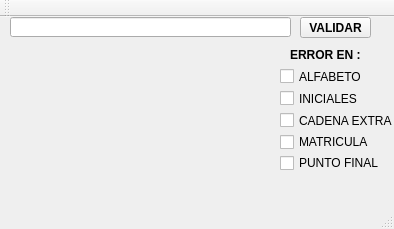
<?xml version="1.0" encoding="UTF-8"?>
<ui version="4.0">
 <class>MainWindow</class>
 <widget class="QMainWindow" name="MainWindow">
  <property name="geometry">
   <rect>
    <x>0</x>
    <y>0</y>
    <width>394</width>
    <height>229</height>
   </rect>
  </property>
  <property name="windowTitle">
   <string>AUTOMATAS_01_SALDIVAR</string>
  </property>
  <widget class="QWidget" name="centralWidget">
   <widget class="QLineEdit" name="lineEdit">
    <property name="geometry">
     <rect>
      <x>10</x>
      <y>0</y>
      <width>281</width>
      <height>20</height>
     </rect>
    </property>
    <property name="font">
     <font>
      <family>DejaVu Sans</family>
      <pointsize>9</pointsize>
      <weight>75</weight>
      <bold>true</bold>
     </font>
    </property>
    <property name="mouseTracking">
     <bool>false</bool>
    </property>
    <property name="inputMask">
     <string extracomment="ingresa la cadena"/>
    </property>
    <property name="text">
     <string/>
    </property>
    <property name="maxLength">
     <number>200</number>
    </property>
    <property name="frame">
     <bool>true</bool>
    </property>
    <property name="echoMode">
     <enum>QLineEdit::Normal</enum>
    </property>
    <property name="dragEnabled">
     <bool>false</bool>
    </property>
    <property name="cursorMoveStyle">
     <enum>Qt::VisualMoveStyle</enum>
    </property>
   </widget>
   <widget class="QPushButton" name="pushButton">
    <property name="geometry">
     <rect>
      <x>300</x>
      <y>0</y>
      <width>71</width>
      <height>21</height>
     </rect>
    </property>
    <property name="font">
     <font>
      <weight>75</weight>
      <bold>true</bold>
      <underline>false</underline>
      <strikeout>false</strikeout>
     </font>
    </property>
    <property name="cursor">
     <cursorShape>PointingHandCursor</cursorShape>
    </property>
    <property name="text">
     <string>VALIDAR</string>
    </property>
   </widget>
   <widget class="QCheckBox" name="checkBox_alfa">
    <property name="enabled">
     <bool>true</bool>
    </property>
    <property name="geometry">
     <rect>
      <x>280</x>
      <y>50</y>
      <width>118</width>
      <height>19</height>
     </rect>
    </property>
    <property name="mouseTracking">
     <bool>false</bool>
    </property>
    <property name="text">
     <string>ALFABETO</string>
    </property>
    <property name="checkable">
     <bool>true</bool>
    </property>
    <property name="checked">
     <bool>false</bool>
    </property>
   </widget>
   <widget class="QCheckBox" name="checkBox_inic">
    <property name="enabled">
     <bool>true</bool>
    </property>
    <property name="geometry">
     <rect>
      <x>280</x>
      <y>72</y>
      <width>118</width>
      <height>19</height>
     </rect>
    </property>
    <property name="text">
     <string>INICIALES</string>
    </property>
    <property name="checkable">
     <bool>true</bool>
    </property>
   </widget>
   <widget class="QCheckBox" name="checkBox_matr">
    <property name="enabled">
     <bool>true</bool>
    </property>
    <property name="geometry">
     <rect>
      <x>280</x>
      <y>116</y>
      <width>118</width>
      <height>18</height>
     </rect>
    </property>
    <property name="text">
     <string>MATRICULA</string>
    </property>
    <property name="checkable">
     <bool>true</bool>
    </property>
   </widget>
   <widget class="QCheckBox" name="checkBox_ptof">
    <property name="enabled">
     <bool>true</bool>
    </property>
    <property name="geometry">
     <rect>
      <x>280</x>
      <y>137</y>
      <width>118</width>
      <height>18</height>
     </rect>
    </property>
    <property name="text">
     <string>PUNTO FINAL</string>
    </property>
    <property name="checkable">
     <bool>true</bool>
    </property>
    <property name="autoRepeat">
     <bool>false</bool>
    </property>
   </widget>
   <widget class="QLabel" name="label">
    <property name="geometry">
     <rect>
      <x>10</x>
      <y>20</y>
      <width>251</width>
      <height>171</height>
     </rect>
    </property>
    <property name="layoutDirection">
     <enum>Qt::LeftToRight</enum>
    </property>
    <property name="autoFillBackground">
     <bool>true</bool>
    </property>
    <property name="text">
     <string/>
    </property>
    <property name="textFormat">
     <enum>Qt::AutoText</enum>
    </property>
   </widget>
   <widget class="QCheckBox" name="checkBox_extr">
    <property name="enabled">
     <bool>true</bool>
    </property>
    <property name="geometry">
     <rect>
      <x>280</x>
      <y>94</y>
      <width>118</width>
      <height>19</height>
     </rect>
    </property>
    <property name="text">
     <string>CADENA EXTRA</string>
    </property>
   </widget>
   <widget class="QLabel" name="label_2">
    <property name="geometry">
     <rect>
      <x>290</x>
      <y>30</y>
      <width>81</width>
      <height>16</height>
     </rect>
    </property>
    <property name="font">
     <font>
      <weight>75</weight>
      <bold>true</bold>
     </font>
    </property>
    <property name="text">
     <string>ERROR EN :</string>
    </property>
   </widget>
   <zorder>label</zorder>
   <zorder>lineEdit</zorder>
   <zorder>pushButton</zorder>
   <zorder>checkBox_alfa</zorder>
   <zorder>checkBox_inic</zorder>
   <zorder>checkBox_matr</zorder>
   <zorder>checkBox_ptof</zorder>
   <zorder>checkBox_extr</zorder>
   <zorder>label_2</zorder>
  </widget>
  <widget class="QMenuBar" name="menuBar">
   <property name="geometry">
    <rect>
     <x>0</x>
     <y>0</y>
     <width>394</width>
     <height>21</height>
    </rect>
   </property>
  </widget>
  <widget class="QToolBar" name="mainToolBar">
   <attribute name="toolBarArea">
    <enum>TopToolBarArea</enum>
   </attribute>
   <attribute name="toolBarBreak">
    <bool>false</bool>
   </attribute>
  </widget>
  <widget class="QStatusBar" name="statusBar"/>
 </widget>
 <layoutdefault spacing="6" margin="11"/>
 <resources/>
 <connections/>
</ui>
